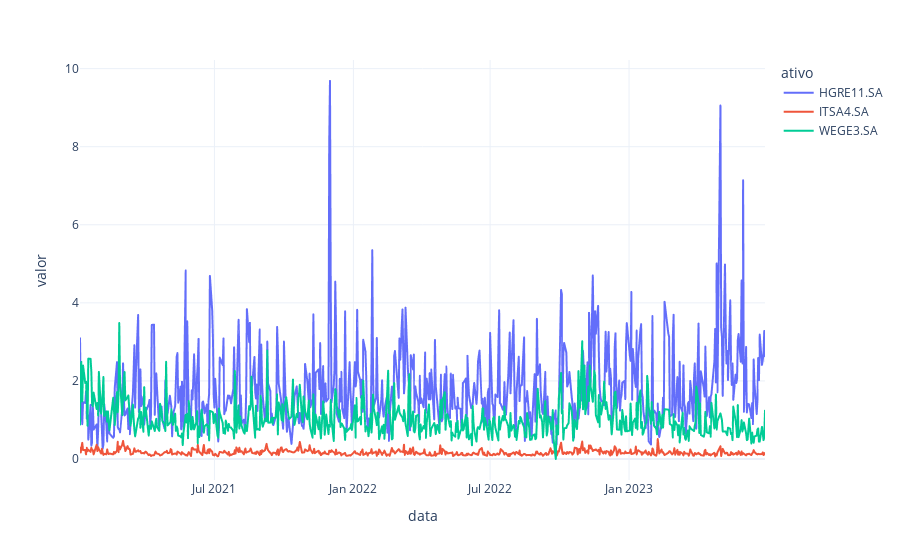

This figure's notebook cell:
### Code cell
fig = px.line(amplitudade_vertical, x='data', y='valor', color='ativo', template='plotly_white')
fig.show()

### Figure 1 — Plotly figure (JSON) as saved in the notebook; plotly's stock layout.template omitted (floating-point values rounded to 4 significant figures; data arrays with more than 128 entries replaced by an {"elided": "..."} marker saying what was removed)
{"data": [{"hovertemplate": "ativo=HGRE11.SA<br>data=%{x}<br>valor=%{y}<extra></extra>", "legendgroup": "HGRE11.SA", "line": {"color": "#636efa", "dash": "solid"}, "marker": {"symbol": "circle"}, "mode": "lines", "name": "HGRE11.SA", "showlegend": true, "type": "scattergl", "x": {"elided": "621 str values"}, "xaxis": "x", "y": {"elided": "621 float values"}, "yaxis": "y"}, {"hovertemplate": "ativo=ITSA4.SA<br>data=%{x}<br>valor=%{y}<extra></extra>", "legendgroup": "ITSA4.SA", "line": {"color": "#EF553B", "dash": "solid"}, "marker": {"symbol": "circle"}, "mode": "lines", "name": "ITSA4.SA", "showlegend": true, "type": "scattergl", "x": {"elided": "621 str values"}, "xaxis": "x", "y": {"elided": "621 float values"}, "yaxis": "y"}, {"hovertemplate": "ativo=WEGE3.SA<br>data=%{x}<br>valor=%{y}<extra></extra>", "legendgroup": "WEGE3.SA", "line": {"color": "#00cc96", "dash": "solid"}, "marker": {"symbol": "circle"}, "mode": "lines", "name": "WEGE3.SA", "showlegend": true, "type": "scattergl", "x": {"elided": "621 str values"}, "xaxis": "x", "y": {"elided": "621 float values"}, "yaxis": "y"}], "layout": {"legend": {"title": {"text": "ativo"}, "tracegroupgap": 0}, "margin": {"t": 60}, "xaxis": {"anchor": "y", "domain": [0, 1], "title": {"text": "data"}}, "yaxis": {"anchor": "x", "domain": [0, 1], "title": {"text": "valor"}}}}
